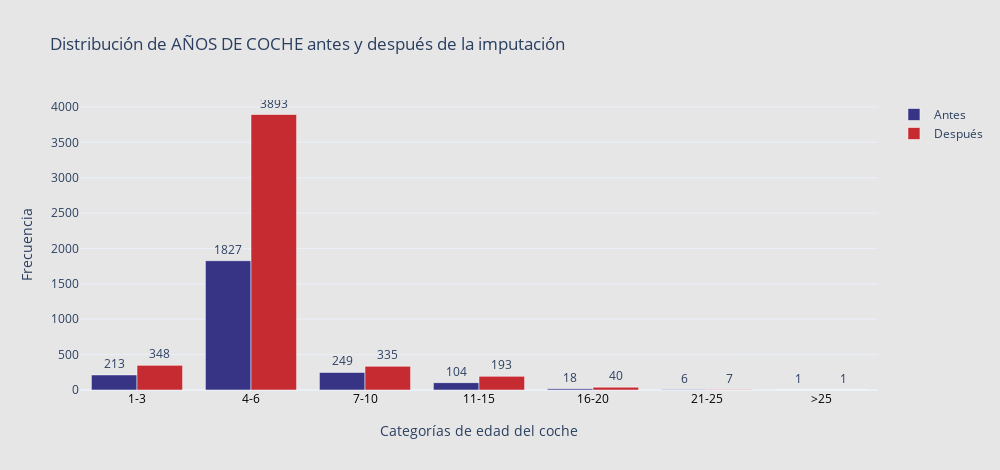

This figure's notebook cell:
### Code cell
# Valores agrupados por edad/años de coche (ordenados)
antes_vals = df_antes['edad_agrupada'].value_counts().sort_index()
despues_vals = df_bmw['años_coche'].value_counts().sort_index()

# Convertir índices en cadenas si es necesario (para evitar problemas en el eje X)
x_labels = [str(i) for i in antes_vals.index]

fig = go.Figure()

# Añadir barras para Antes
fig.add_trace(go.Bar(
    x=x_labels,
    y=antes_vals.values,
    name='Antes',
    marker_color='#373485',
    text=antes_vals.values,
    textposition='outside',
    opacity=1,
))

# Añadir barras para Después
fig.add_trace(go.Bar(
    x=x_labels,
    y=despues_vals.reindex(antes_vals.index, fill_value=0).values,
    name='Después',
    marker_color='#c52b30',
    text=despues_vals.reindex(antes_vals.index, fill_value=0).values,
    textposition='outside',
    opacity=1,
))

# Layout
fig.update_layout(
    title="Distribución de AÑOS DE COCHE antes y después de la imputación",
    xaxis_title="Categorías de edad del coche",
    yaxis_title="Frecuencia",
    barmode='group',
    template='plotly_white',
    width=1000,
    height=470,
    plot_bgcolor='#e6e6e7',
    paper_bgcolor='#e6e6e7',
    xaxis=dict(
        tickfont=dict(color='black'),
        title_standoff=20
    )
)

fig.show()

### Figure 1 — Plotly figure (JSON) as saved in the notebook; plotly's stock layout.template omitted (floating-point values rounded to 4 significant figures)
{"data": [{"marker": {"color": "#373485"}, "name": "Antes", "opacity": 1, "text": [213.0, 1827.0, 249.0, 104.0, 18.0, 6.0, 1.0], "textposition": "outside", "type": "bar", "x": ["1-3", "4-6", "7-10", "11-15", "16-20", "21-25", ">25"], "y": [213, 1827, 249, 104, 18, 6, 1]}, {"marker": {"color": "#c52b30"}, "name": "Después", "opacity": 1, "text": [348.0, 3893.0, 335.0, 193.0, 40.0, 7.0, 1.0], "textposition": "outside", "type": "bar", "x": ["1-3", "4-6", "7-10", "11-15", "16-20", "21-25", ">25"], "y": [348, 3893, 335, 193, 40, 7, 1]}], "layout": {"barmode": "group", "height": 470, "paper_bgcolor": "#e6e6e7", "plot_bgcolor": "#e6e6e7", "title": {"text": "Distribución de AÑOS DE COCHE antes y después de la imputación"}, "width": 1000, "xaxis": {"tickfont": {"color": "black"}, "title": {"standoff": 20, "text": "Categorías de edad del coche"}}, "yaxis": {"title": {"text": "Frecuencia"}}}}
